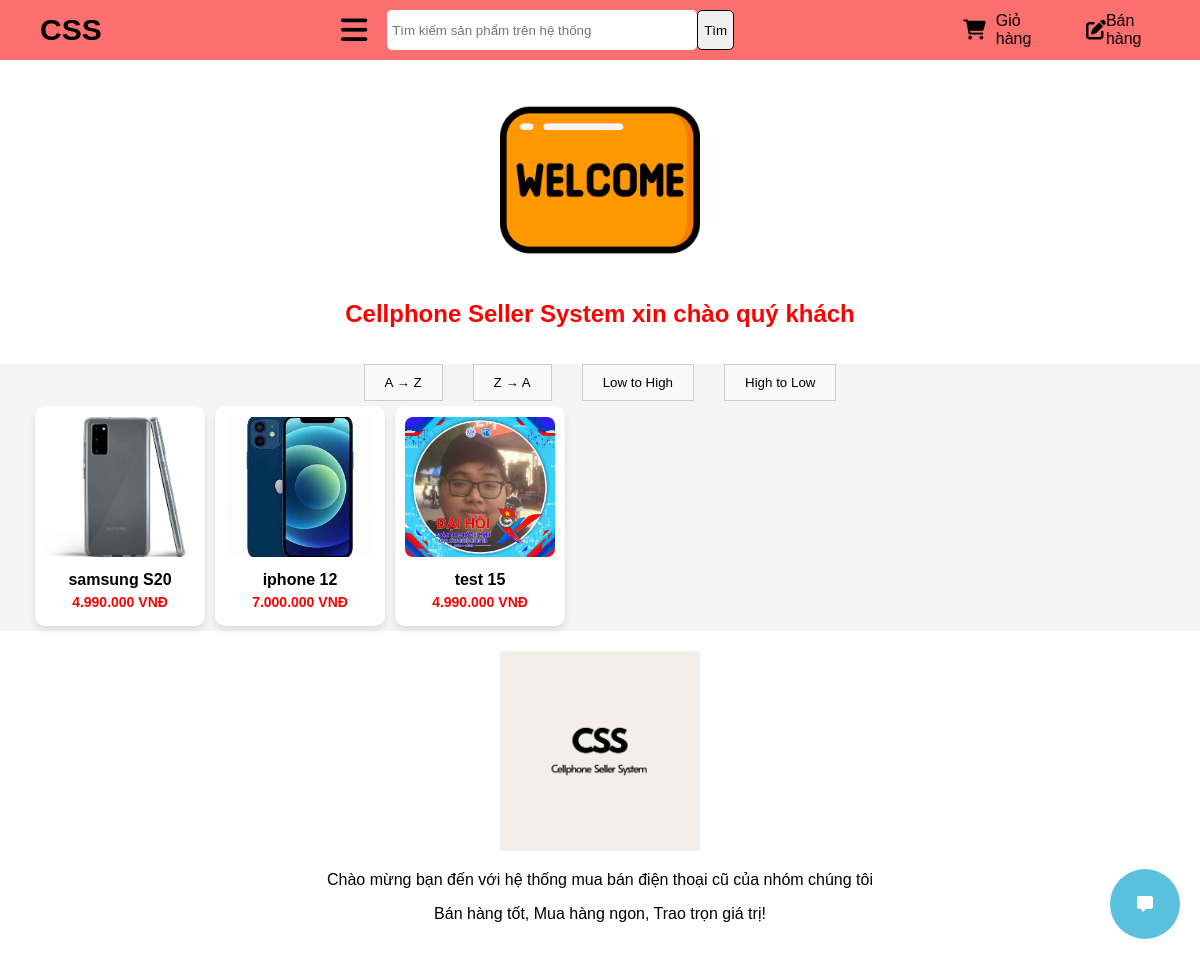
Page /test.php on the committed database.
### tables this page shows
CREATE TABLE IF NOT EXISTS `products` (
  `id` int NOT NULL AUTO_INCREMENT,
  `product_name` varchar(255) NOT NULL,
  `headline` varchar(255) DEFAULT NULL,
  `price` decimal(10,2) NOT NULL,
  `description` text,
  `phone_type` varchar(255) DEFAULT NULL,
  `phone_company` varchar(255) NOT NULL,
  `image_path` text,
  `created_at` timestamp NULL DEFAULT CURRENT_TIMESTAMP,
  `updated_at` timestamp NULL DEFAULT CURRENT_TIMESTAMP ON UPDATE CURRENT_TIMESTAMP,
  `user_username` varchar(255) DEFAULT NULL,
  PRIMARY KEY (`id`),
  KEY `fk_user_id` (`user_username`)
);

### test.php (the view, shortened to what this page needs)
<!DOCTYPE html>
<html lang="vi">
<head>
    <link rel="stylesheet" href="https://cdnjs.cloudflare.com/ajax/libs/font-awesome/6.0.0-beta3/css/all.min.css">
</head>
<body>
    <div class="header">
        <a href="./test.php" id="logo"><p>CSS</p></a>
        <div class="search-container">
            <i class="fa fa-bars" id="sidebar" style="font-size: 30px; cursor: pointer;"></i>
            <form method="GET" action="" style="
                                            display: flex;
                                            justify-content: center;
                                            width: auto;
                                        ">
                <input type="text" name="search" id="searchbar" placeholder="Tìm kiếm sản phẩm trên hệ thống">
                <button type="submit" id="search-btn">Tìm</button>
            </form>
        </div>
        <div class="menu">
            <a href="./giohang.php"><i class="fa-solid fa-cart-shopping" style="font-size: 20px;"></i> Giỏ hàng</a>
            <a href="./trangchunguoiban.php"><i class="fa-solid fa-pen-to-square" style="font-size: 20px;"></i>Bán hàng</a>
        </div>
    </div>
    <div class="main-banner">
        <img src="./Icon/wellcome.png" alt="Logo wellcome" id="logowellcome">
        <h1>Cellphone Seller System xin chào quý khách</h1>
    </div>
    <div class="filters">
        <form method="GET" action="">
            <button type="submit" name="sort" value="az">A → Z</button>
            <button type="submit" name="sort" value="za">Z → A</button>
            <button type="submit" name="sort" value="low">Low to High</button>
            <button type="submit" name="sort" value="high">High to Low</button>
        </form>
    </div>
    <div class="container">
    <?php
    $conn = connect_db();
    $searchQuery = "";
    $sort = isset($_GET['sort']) ? $_GET['sort'] : '';
    $orderBy = "";
    switch ($sort) {
        default:
            $orderBy = "";
    }
    $sql = "SELECT id, product_name, price, image_path FROM products $searchQuery $orderBy";
    $result = $conn->query($sql);
    if ($result->num_rows > 0) {
        while ($row = $result->fetch_assoc()) {
            echo '<div class="item">';
                echo '<a href="./B2/view_product.php?id=' . $row['id'] . '"
                    style="text-decoration: none; color: black;"
                    class="product_items">';
                $imagePaths = explode(',', $row['image_path']);
                $firstImage = $imagePaths[0];
                $imagePath = (strpos($firstImage, 'uploads/') !== false)
                ? htmlspecialchars($firstImage)
                : './uploads/' . htmlspecialchars($firstImage);
                $fullPath = (strpos($firstImage, 'uploads/') !== false)
                ? __DIR__ . '/' . htmlspecialchars($firstImage)
                : __DIR__ . './uploads/' . htmlspecialchars($firstImage);
                if (file_exists($fullPath)) {
                    echo '<img src="' . $imagePath . '"
                        alt="Ảnh sản phẩm"
                        style="max-width: 100%; height: auto;">';
                } else {
                    echo '<img src="./uploads/default.jpg"
                        alt="Ảnh mặc định"
                        style="max-width: 100%; height: auto;">';
                }
                echo '<div class="details">';
                echo '<h3>' . htmlspecialchars($row['product_name']) . '</h3>';
                echo '<p class="price">' . number_format($row['price'], 0, ".", ".") . ' VNĐ</p>';
                echo '</div>';
                echo '</a>';
            echo '</div>';
        }
    } else {
        echo '<p>Không có sản phẩm nào được tìm thấy.</p>';
    }
    ?>
</div>
    <div class="actions">
        <a href="./chat.php"><button type="button" class="chat"><i class="fas fa-comment-alt"></i></button></a>
    </div>
    <div class="footer">
        <img src="./Image/CSS.png" alt="logoNhom5.png" id="logoN5">
        <p>Chào mừng bạn đến với hệ thống mua bán điện thoại cũ của nhóm chúng tôi</p>
        <p>Bán hàng tốt, Mua hàng ngon, Trao trọn giá trị!</p>
    </div>
</body>
</html>

### test.php (style rules this page uses)
body { font-family: Arial, sans-serif; background-color: #f5f5f5; margin: 0; padding: 0; }
.header { background-color: #FB6F6F; padding: 10px; display: flex; justify-content: space-between; align-items: center; }
.header .search-container { display: flex; align-items: center; width: 75%; justify-content: center; }
.header .search-container input { width: 100%; padding: 5px; }
.header .search-container .fa { margin: 0 20px; cursor: pointer; }
.header .menu { display: flex; align-items: center; }
.header .menu a { margin-left: 10px; text-decoration: none; color: black; display: flex; align-items: center; padding-right: 20px; }
.main-banner { background-color: #fff; padding: 20px; text-align: center; }
.main-banner img { width: 100%; max-width: 600px; }
.main-banner h1 { color: red; font-size: 24px; }
.container { padding: 0 30px; display: flex; flex-wrap: wrap; }
.item { background-color: #fff; padding: 10px; margin: 10px 10px 10px 0; border-radius: 5px; display: flex; align-items: center; flex-direction: column; justify-content: center; height: 200px; width: 23%; box-shadow: 0 4px 6px rgba(0, 0, 0, 0.1); margin-bottom: 20px; }
@media (max-width: 1200px) { .item { width: 30%; } }
.item img { width: 100px; height: 100px; object-fit: cover; margin-right: 10px; }
.item .details { flex-grow: 1; }
.item .details h3 { margin: 0; font-size: 16px; }
.item .details p { margin: 5px 0; color: #888; }
.item .details .price { color: red; font-weight: bold; }
.footer { background-color: #fff; padding: 20px; text-align: center; }
.fa-cart-shopping:before, .fa-shopping-cart:before { content: "\f07a"; margin-right: 10px; }
#logo { margin-left: 30px; text-decoration: none; color: black; font-size: 30px; font-weight: bold; cursor: pointer; }
#logo p { margin: 0; }
#logoN5 { width: 200px; height: 200px; }
#logowellcome { height: 200px; width: 200px; }
.item { background-color: #fff; padding: 10px; margin: 5px; border-radius: 10px; display: flex; flex-direction: column; align-items: center; justify-content: center; height: 200px; width: 150px; box-shadow: 0 4px 6px rgba(0, 0, 0, 0.1); }
.item .details h3 { margin: 0; font-size: 16px; text-align: center; }
.item img { width: 100%; max-height: 140px; object-fit: cover; border-radius: 8px; margin-bottom: 10px; }
.item p { margin: 0; font-size: 14px; text-align: center; color: #333; }
.details > h3 { text-align: center; }
#search-btn { height: 40px; border: 1px solid black; border-radius: 5px; cursor: pointer; }
#searchbar { width: 300px; height: 30px; border: 1px; border-radius: 5px; }
.filters form { display: flex; justify-content: center; gap: 30px; }
.filters button { padding: 10px 20px; border: 1px solid #ccc; background-color: #f9f9f9; cursor: pointer; transition: background-color 0.3s ease; }
.actions .chat { background-color: #5bc0de; color: white; }
.actions > a { text-decoration: none; }
.actions { position: fixed; right: 20px; bottom: 20px; display: flex; flex-direction: column; gap: 10px; }
.actions button { padding: 10px; font-size: 16px; border: none; border-radius: 50%; width: 70px; height: 70px; display: flex; align-items: center; justify-content: center; cursor: pointer; }

### rows in the picture
products: image_path (picture), product_name "samsung S20", price "4.990.000"
products: shows a picture, product_name "iphone 12", price "7.000.000"
products: image_path (picture), product_name "test 15", price "4.990.000"
